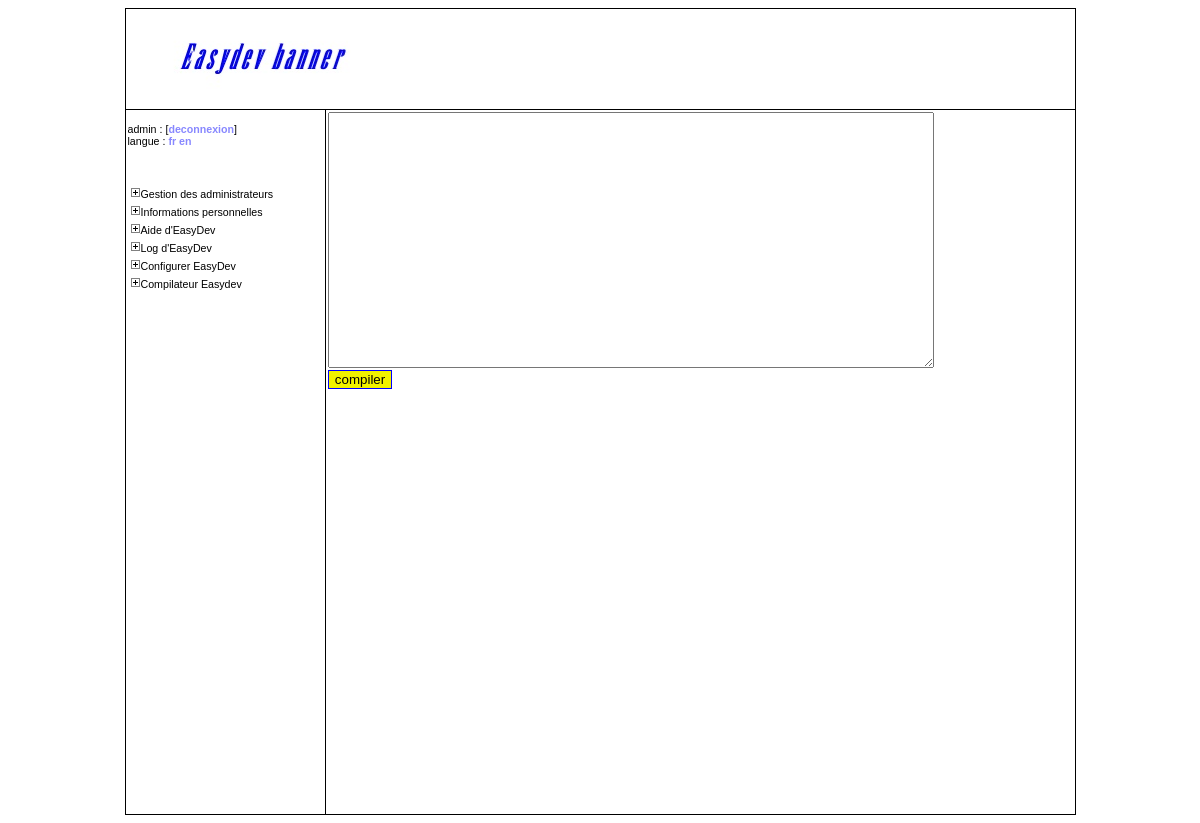
The app's page /easydev/compiler.php (signed in) with its own data.
### tables this page shows
CREATE TABLE `translation_strings` (
  `keyword` varchar(64) NOT NULL,
  `fr` text,
  `en` text,
  PRIMARY KEY  (`keyword`)
);

CREATE TABLE `adminmain` (
  `id` int(10) unsigned NOT NULL auto_increment,
  `text` varchar(255) NOT NULL default '',
  PRIMARY KEY  (`id`),
  UNIQUE KEY `text` (`text`)
);

### easydev/includes.php (called while the page is built, shortened)
<?php
require_once('includes/translator.class.php');
$session_permissions = array();
if(isset($_SESSION[SESSION_LOGIN])){
	$query = 'SELECT id FROM '.ADMINMAIN;
	$result = mysql_query($query) or die('Error while selecting main section list ');
	while($row = mysql_fetch_array($result)){
		$session_permissions[$row['id']] = 0;
	}
	$query = 'SELECT id_mainsection FROM '.PERMISSION_ADMINS.' WHERE id_admin="'.$_SESSION[SESSION_LOGIN].'"';
	$result = mysql_query($query) or die('Error while selecting admin permissions.');
	while($row = mysql_fetch_array($result)){
		$session_permissions[$row['id_mainsection']] = 1;
	}
}
?>

### easydev/includes/translator.class.php (called while the page is built, shortened)
<?php
class Translator{
	public static function translate($identifier){
		$language = null;
		if(isset($_SESSION[SESSION_LANGUAGE])) $language = $_SESSION[SESSION_LANGUAGE];
		else{
			$query = 'SELECT value FROM '.CONFIGURATION.' WHERE id="default_language"';
			$result = mysql_query($query) or die('Error while selecting default language from configuration.');
			if($row = mysql_fetch_array($result)){
				$language = $row['value'];
			}
			else{
				$language = DEFAULT_LANGUAGE_TAG;
				$_SESSION[SESSION_LANGUAGE] = DEFAULT_LANGUAGE_TAG;
			}
		}
		$query = 'SELECT '.$language.' FROM '.TRANSLATION_STRINGS.' WHERE keyword="'.addslashes($identifier).'"';
		$result = mysql_query($query) or die('Translator fetch error.');
		if($row = mysql_fetch_array($result))return $row[$language];
		else return $identifier;
	}
	public static function languageList(){
		$query = 'DESCRIBE '.TRANSLATION_STRINGS;
		$result = mysql_query($query) or die('Error while fetching language list.');
		$list = array();
		while($row = mysql_fetch_array($result)){
			if($row['Field'] != 'keyword') $list[] = $row['Field'];
		}
		return $list;
	}
}
?>

### easydev/adminheader.php (the view, shortened to what this page needs)
<!DOCTYPE html PUBLIC "-//W3C//DTD XHTML 1.0 Strict//EN" "http://www.w3.org/TR/xhtml1/DTD/xhtml1-strict.dtd">
<html xmlns="http://www.w3.org/1999/xhtml">
<head>
<link rel="stylesheet" href="<?php echo CONSOLE_PATH; ?>adminstyle.css" type="text/css" />
<link rel="stylesheet" href="<?php echo CONSOLE_PATH; ?>calendar.css" type="text/css" />
</head>
<body>
<table class="console">
  <tr>
    <td class="banniere" colspan="2"></td>
  </tr>
  <tr>
    <td class="menu">
<?php
echo '      <p>'.$_SESSION[SESSION_NAME].' : [<a class="default" href="'.CONSOLE_PATH.'logout.php">'.htmlentities(Translator::translate('log_out'), ENT_COMPAT, 'UTF-8').'</a>]'
.'<br />'.htmlentities(Translator::translate('language'), ENT_COMPAT, 'UTF-8').' : ';
$languageList = Translator::languageList();
foreach($languageList as $language){
  echo '<a class="default" href="'.$_SERVER['PHP_SELF'].'?'.(isset($_GET[CURRENTMENU]) ? CURRENTMENU.'='.$_GET[CURRENTMENU].'&amp;' : '').SESSION_LANGUAGE.'='.$language.'">'.$language.'</a> ';
}
echo '</p>'."\n";
echo '      <ul class="adminmenu">'."\n";
$query = 'SELECT id, text FROM '.ADMINMAIN.' ORDER BY id ASC';
$result = mysql_query($query) or die('Error while selecting main sections.');
while($line = mysql_fetch_array($result)) {
  if($session_permissions[$line['id']] == 1) {
	if(isset($_GET[CURRENTMENU]) && $_GET[CURRENTMENU] == $line['id']) {
	  echo '        <li class="menumain"><a href="'.CONSOLE_PATH.'index.php"><img class="adminmenu" src="'.CONSOLE_PATH.'moins.jpg" alt="fermer" /></a>'.Translator::translate($line['text']).'</li>'."\n";
	  $query2 = 'SELECT text, url FROM '.ADMINSUB.' WHERE id_mainmenu="'.$line['id'].'"';
	  $result2 = mysql_query($query2) or die('Error while selecting sub sections.');
	  echo '        <li class="menumain">'."\n";
	  echo '          <ul class="adminsubmenu">'."\n";
	  while($line2 = mysql_fetch_array($result2)){
		echo '            <li class="menusub"><a class="default" href="'.CONSOLE_PATH.$line2['url'].'.php?'.CURRENTMENU.'='.$line['id'].'">'.Translator::translate($line2['text']).'</a></li>'."\n";
	  }
      echo '          </ul>'."\n";
      echo '        </li>'."\n";
    }
	else{
	  echo '        <li class="menumain"><a href="'.CONSOLE_PATH.'index.php?'.CURRENTMENU.'='.$line['id'].'"><img class="adminmenu" src="'.CONSOLE_PATH.'plus.jpg" alt="ouvrir" /></a>'.Translator::translate($line['text']).'</li>'."\n";
	}
  }
}
echo '      </ul>'."\n";
echo '    </td>'."\n";
echo '    <td class="content">'."\n";
?>

### easydev/compiler.php (shortened to what this page needs)
<?php
require_once('includes.php');
$adminMainMenu = COMPILER_MENU_ID;
if(! $session_permissions[$adminMainMenu]){
	header('Location: '.CONSOLE_PATH.'index.php');
	exit;
}
else{
	if($_SERVER['REQUEST_METHOD'] == 'POST'){
		$easydevobject = $_POST['easyDevObject'];
		$tokenizer = new tokenizer($easydevobject);
		$tokenlist = $tokenizer->tokenize();
		$tokenizererrors = $tokenizer->errorslist;
		if(count($tokenizererrors) > 0){
			$_SESSION[SESSION_ERRORS] = $tokenizererrors;
			$_SESSION[SESSION_POSTED] = $_POST;
			header('Location: '.$_SERVER['PHP_SELF'].'?'.CURRENTMENU.'='.$_GET[CURRENTMENU]);
			exit;
		}
		$parser = new parser($tokenlist, $easydevobject);
		$dbobjects = $parser->parse();
		if(count($parser->errorslist) > 0){
			$_SESSION[SESSION_ERRORS] = $parser->errorslist;
			$_SESSION[SESSION_POSTED] = $_POST;
			header('Location: '.$_SERVER['PHP_SELF'].'?'.CURRENTMENU.'='.$_GET[CURRENTMENU]);
			exit;
		}
		$query = 'SELECT id_mainmenu FROM '.EASYDEV_OBJECTS.' WHERE (0) ';
		foreach($dbobjects as $object){
			$query .= 'OR name="'.$object->name.'" ';
		}
		$result = mysql_query($query) or die('Error while verifying duplicate entry in database.');
		if(mysql_num_rows($result) > 0){
			$errors = array();
			array_push($errors, Translator::translate('compile_database_duplicate_object_error'));
			$_SESSION[SESSION_ERRORS] = $errors;
			$_SESSION[SESSION_POSTED] = $_POST;
			header('Location: '.$_SERVER['PHP_SELF'].'?'.CURRENTMENU.'='.$_GET[CURRENTMENU]);
			exit;
		}
		$errors = array();
		foreach($dbobjects as $dbobject){
			$query = 'START TRANSACTION';
			mysql_query($query) or die('Error while starting transaction.');
			$query = 'INSERT INTO '.ADMINMAIN.' (text) VALUES ("'
			.$dbobject->name.'")';
			mysql_query($query) or die('Error while inserting new main menu entry.');
			$query = 'SELECT LAST_INSERT_ID()';
			$result = mysql_query($query) or die('Error while selecting last insert id.');
			$line = mysql_fetch_row($result);
			$mainmenuid = $line[0];
			$query = 'INSERT INTO '.EASYDEV_OBJECTS.' (id_mainmenu, name, definition) VALUES ("'.$mainmenuid.'", "'
			.$dbobject->name.'", "'.addslashes($dbobject->usertextdef).'")';
			mysql_query($query) or die('Error while inserting new easydev object.');
			$query = 'INSERT INTO '.ADMINSUB.' (id_mainmenu, text, url) VALUES ("'.$mainmenuid.'", "compile_add_object_sub_menu_title", "genscripts/objectadd_'.$dbobject->name.'")';
			mysql_query($query) or die('Error while inserting new sub menu entry.');
			$query = 'INSERT INTO '.ADMINSUB.' (id_mainmenu, text, url) VALUES ("'.$mainmenuid.'", "compile_delete_object_sub_menu_title", "genscripts/objectdelete_'.$dbobject->name.'")';
			mysql_query($query) or die('Error while inserting new sub menu entry.');
			foreach($dbobject->fieldlist as $field){
				if($field->type == 'relation1N'){
					$query = 'SELECT id_mainmenu FROM '.EASYDEV_OBJECTS.' WHERE name="'.$field->label.'"';
					$result = mysql_query($query) or die('Error while selecting easydev object id.');
					$row = mysql_fetch_array($result);
					$query = 'INSERT INTO '.EASYDEV_OBJECTS_FOREIGN_KEY.' (id_object, id_foreign_object, relationname) VALUES ("'.$mainmenuid.'", "'.$row['id_mainmenu'].'", "'.$field->options['relationname'].'")';
					mysql_query($query) or die('Error while inserting foreign key entry.');
				}
			}
			$rolledback = false;
			foreach($dbobject->fieldlist as $field){
				if($field->type == 'relationNM'){
					$query = 'SELECT id_mainmenu FROM '.EASYDEV_OBJECTS.' WHERE name="'.$field->label.'"';
					$result = mysql_query($query) or die('Error while selecting easydev object id.');
					$row = mysql_fetch_array($result);
					$foreignid = $row['id_mainmenu'];
					if(isset($field->options['secondobject']) && $field->options['secondobject']){
						$query = 'INSERT INTO '.EASYDEV_OBJECTS_LINKING_TABLES.' (id_objet1, id_objet2, table_name, relationname) '
						.'VALUES ("'.$foreignid.'", "'.$mainmenuid.'", "object_'.$field->label.'_'.$dbobject->name.'_'.$field->options['relationname'].'_nmrelation", "'.$field->options['relationname'].'")';
						mysql_query($query) or die('Error while inserting relational table entry.');
						$query = 'INSERT INTO '.ADMINSUB.' (id_mainmenu, text, url) VALUES ("'.$mainmenuid.'", "<-> '.$field->label.' ('.$field->options['relationname'].')", '.
								'"genscripts/objectnmrel_'.$dbobject->name.'_'.$field->label.'_'.$field->options['relationname'].'")';
						mysql_query($query) or die('Error while inserting new sub menu entry.');
						$query = 'INSERT INTO '.ADMINSUB.' (id_mainmenu, text, url) VALUES ("'.$foreignid.'", "<-> '.$dbobject->name.' ('.$field->options['relationname'].')", '.
								'"genscripts/objectnmrel_'.$field->label.'_'.$dbobject->name.'_'.$field->options['relationname'].'")';
						mysql_query($query) or die('Error while inserting new sub menu entry.');
						$foreignobject = null;
						foreach($dbobjects as $obj){
							if($obj->name == $field->label){
								$foreignobject = $obj;
							}
						}
						$localRelCode = $dbobject->htmlNMRelationGenerator($mainmenuid, $field, $foreignobject);
						$foreignRelCode = $dbobject->htmlNMRelationGenerator($foreignid, $field, $foreignobject, true);
						if(file_exists('genscripts/objectnmrel_'.$field->label.'_'.$dbobject->name.'_'.$field->options['relationname'].'.php')
						|| file_exists('genscripts/objectnmrel_'.$dbobject->name.'_'.$field->label.'_'.$field->options['relationname'].'.php')){
							$query = 'ROLLBACK';
							mysql_query($query) or die('Error while transaction rollback.');
							array_push($errors, Translator::translate('compile_autogenerated_page_exist_error'));
							$rolledback = true;
						}
						else{
							$filepointerlocal = fopen('genscripts/objectnmrel_'.$dbobject->name.'_'.$field->label.'_'.$field->options['relationname'].'.php', 'w');
							$filepointerforeign = fopen('genscripts/objectnmrel_'.$field->label.'_'.$dbobject->name.'_'.$field->options['relationname'].'.php', 'w');
							if(!$filepointerlocal || !$filepointerforeign){
								$query = 'ROLLBACK';
								mysql_query($query) or die('Error while transaction rollback.');
								array_push($errors, Translator::translate('compile_fopen_pointer_error'));
								$rolledback = true;
							}
							else{
								fwrite($filepointerlocal, $localRelCode);
								fwrite($filepointerforeign, $foreignRelCode);
								fclose($filepointerlocal);
								fclose($filepointerforeign);
								chmod('genscripts/objectnmrel_'.$dbobject->name.'_'.$field->label.'_'.$field->options['relationname'].'.php', 0664);
								chmod('genscripts/objectnmrel_'.$field->label.'_'.$dbobject->name.'_'.$field->options['relationname'].'.php', 0664);
							}
						}
					}
				}
			}
			if(!$rolledback){
				$addPageCode = $dbobject->htmlAdderGenerator($mainmenuid);
				$foreignobjectlist = array();
				foreach($dbobject->fieldlist as $field){
					if($field->type == 'relation1N'){
						foreach($dbobjects as $obj){
							if($obj->name == $field->label){
								$foreignobjectlist[] = $obj;
							}
						}
					}
				}
				$deletePageCode = $dbobject->htmlDeleterGenerator($mainmenuid, $foreignobjectlist);
				$classObjectCode = $dbobject->createObjectClass($foreignobjectlist);
				if(file_exists('genscripts/objectadd_'.$dbobject->name.'.php')
				|| file_exists('genscripts/objectdelete_'.$dbobject->name.'.php')
				|| file_exists('genscripts/object_'.$dbobject->name.'.class.php')){
					$query = 'ROLLBACK';
					mysql_query($query) or die('Error while transaction rollback.');
					array_push($errors, Translator::translate('compile_autogenerated_page_exist_error'));
				}
				else{
					$filePointer = fopen('genscripts/objectadd_'.$dbobject->name.'.php', 'w');
					$filePointerDelete = fopen('genscripts/objectdelete_'.$dbobject->name.'.php', 'w');
					$filePointerClass = fopen('genscripts/object_'.$dbobject->name.'.class.php', 'w');
					if(!$filePointer || !$filePointerDelete || !$filePointerClass){
						$query = 'ROLLBACK';
						mysql_query($query) or die('Error while transaction rollback.');
						array_push($errors, Translator::translate('compile_fopen_pointer_error'));
					}
					else{
						fwrite($filePointer, $addPageCode);
						fwrite($filePointerDelete, $deletePageCode);
						fwrite($filePointerClass, $classObjectCode);
						fclose($filePointer);
						fclose($filePointerDelete);
						fclose($filePointerClass);
						chmod('genscripts/objectadd_'.$dbobject->name.'.php', 0664);
						chmod('genscripts/objectdelete_'.$dbobject->name.'.php', 0664);
						chmod('genscripts/object_'.$dbobject->name.'.class.php', 0664);
					}
				}
			}
			if(count($errors) == 0){
				$querylist = $dbobject->sqltransform();
				foreach($querylist as $query){
					mysql_query($query) or die('Error while object SQL execution.');
				}
				$today = date('Y-m-d H:i');
				$log = $today.' : New class with name \"'.$dbobject->name.'\" compiled by '.$_SESSION[SESSION_NAME].'.';
				$query = 'INSERT INTO '.LOGS.' (log) VALUES ("'.$log.'")';
				mysql_query($query) or die('Error while inserting administrator log.');
			}
		}
		if(count($errors) > 0){
			$_SESSION[SESSION_ERRORS] = $errors;
			$_SESSION[SESSION_POSTED] = $_POST;
			header('Location: '.$_SERVER['PHP_SELF'].'?'.CURRENTMENU.'='.$_GET[CURRENTMENU]);
			exit;
		}
		header('Location: '.$_SERVER['PHP_SELF'].'?'.CURRENTMENU.'='.$_GET[CURRENTMENU].'&action=confirmCompilation');
		exit;
	}
	else{
		include 'adminheader.php';
		echo '<form name="objectDefineArea" action="compiler.php?'.CURRENTMENU.'='.$_GET[CURRENTMENU].'" method="post">'."\n"
		.'<textarea class="textareainput" name="easyDevObject">'."\n";
		echo '</textarea><br />'."\n"
		.'<input class="bouton" type="submit" name="create" value="'.Translator::translate('compile').'" />'."\n"
		.'</form>'."\n";
		include 'adminfooter.php';
	}
}
?>

### easydev/adminstyle.css (style rules this page uses)
body { text-align: center; font-size: 8pt; font-family: Verdana, Arial, Helvetica; }
a.default:link, a.default:visited { font-weight: bold; color: #8888FF; text-decoration: none; }
.bouton { background-color: #F1F100; border: 1px solid #0000FF; }
td.banniere { width : 950px; height : 100px; padding : 0px; border : 1px solid #000000; background : url("banniere.jpg") no-repeat; }
table.console { margin: auto; width: 951px; padding: 0px; border-right : 1px solid #000000; border-collapse : collapse; }
td.menu { vertical-align: top; width: 200px; height: 700px; border-left : 1px solid #000000; border-bottom : 1px solid #000000; margin : 0px; padding : 2px; border-collapse : collapse; text-align : left; }
td.content { vertical-align: top; width : 750px; border-bottom : 1px solid #000000; border-left : 1px solid #000000; margin : 0px; padding : 2px; border-collapse : collapse; text-align: left; }
ul.adminmenu { list-style-type : none; margin : 0px; margin-top : 30px; text-indent : 0px; padding : 5px 0px 5px 2px; }
li.menumain { padding : 0px; margin : 5px 0px 5px 0px; }
img { border: 0px; }
.textareainput { margin : 0px; width: 600px; height: 250px; }

### records on screen
translation_strings: fr "deconnexion"
translation_strings: fr "langue"
adminmain: text.fr "Gestion des administrateurs"
adminmain: text.fr "Informations personnelles"
adminmain: text.fr "Aide d'EasyDev"
adminmain: text.fr "Log d'EasyDev"
adminmain: text.fr "Configurer EasyDev"
adminmain: text.fr "Compilateur Easydev"
translation_strings: create "compiler"

### other values on screen
$_SESSION[SESSION_NAME] "admin"
$language "fr"
$language "en"
